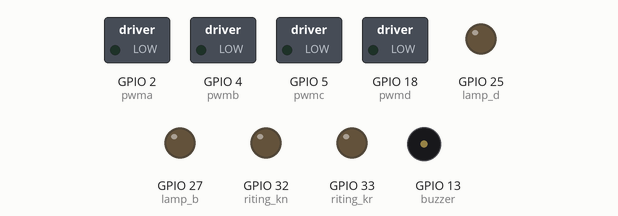
Bench run of a sketch on a simulated ESP8266 (NodeMCU). On the bench: switched loads named in the sketch (green lamp = pin HIGH), output pins drawn as LEDs (lit = HIGH), buzzer (waves = sounding, pin HIGH). WiFi joins after 1.5 s; servers stay silent unless stated; what the sketch prints to the serial monitor is not drawn.

Above: at 0.1 s.
At 1.7 s:
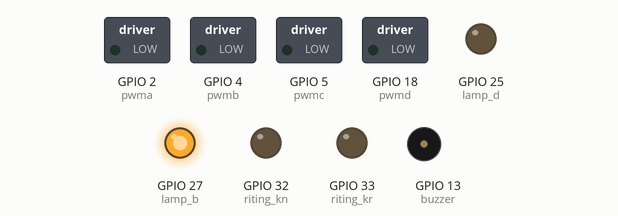
Timing chart, 0 to 3.2 s (numbered marks = the images above):
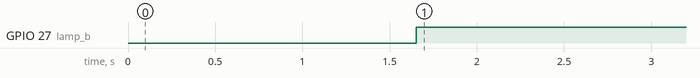

The sketch:

rc_esp32.ino
```cpp
// (licence header left out)
/** This example will show how to authenticate using
 * the legacy token or database secret with the new APIs (using config and auth data).
 */

#if defined(ESP32)
#include <WiFi.h>
#elif defined(ESP8266)
#include <ESP8266WiFi.h>
#endif

#include <Firebase_ESP_Client.h>
#include <addons/TokenHelper.h>
#include <ArduinoJson.h>


// Provide the RTDB payload printing info and other helper functions.
#include <addons/RTDBHelper.h>


/* 1. Define the WiFi credentials */
#define pwma 2  // INT 1 driver motor
#define pwmb 4 // INT 2 driver motor
#define pwmc 5  // INT  3 driver motor
#define pwmd 18 // INT 4 driver motor
#define lamp_d 25 // lampu depan
#define lamp_b 27 // lampu belakang
#define riting_kn 32 // riting kanan
#define riting_kr 33 // riting kiri
#define buzzer 13 // klakson

#define WIFI_SSID "PLAY MEDIA"
#define WIFI_PASSWORD "11223344"

/* 2. If work with RTDB, define the RTDB URL and database secret */
#define DATABASE_URL "testkontrol-bc934-default-rtdb.asia-southeast1.firebasedatabase.app" //<databaseName>.firebaseio.com or <databaseName>.<region>.firebasedatabase.app
#define DATABASE_SECRET "tDr3iFZw0HNaVNIhTtk1bqNxoO7OjiGzb96mjVtE"

/* 3. Define the Firebase Data object */
FirebaseData fbdo;

/* 4, Define the FirebaseAuth data for authentication data */
FirebaseAuth auth;

/* Define the FirebaseConfig data for config data */
FirebaseConfig config;

unsigned long dataMillis = 0;
int count = 0;
bool maju,kiri,kanan,mundur,klakson;
bool ld,lb,rkn,rkr;
int pwm;
void setup()
{

    Serial.begin(115200);
    pinMode(pwma,OUTPUT);
    pinMode(pwmb,OUTPUT);
    pinMode(pwmc,OUTPUT);
    pinMode(pwmd,OUTPUT);
    pinMode(lamp_d,OUTPUT);
    pinMode(lamp_b,OUTPUT);
    pinMode(riting_kn,OUTPUT);
    pinMode(riting_kr,OUTPUT);
    pinMode(buzzer,OUTPUT);
    WiFi.begin(WIFI_SSID, WIFI_PASSWORD);
    Serial.print("Connecting to Wi-Fi");
    while (WiFi.status() != WL_CONNECTED)
    {
        Serial.print(".");
        delay(300);
    }
    Serial.println();
    Serial.print("Connected with IP: ");
    Serial.println(WiFi.localIP());
    Serial.println();

    Serial.printf("Firebase Client v%s\n\n", FIREBASE_CLIENT_VERSION);

    /* Assign the certificate file (optional) */
    // config.cert.file = "/cert.cer";
    // config.cert.file_storage = StorageType::FLASH;

    /* Assign the database URL and database secret(required) */
    config.database_url = DATABASE_URL;
    config.signer.tokens.legacy_token = DATABASE_SECRET;

    Firebase.reconnectWiFi(true);

    /* Initialize the library with the Firebase authen and config */
    Firebase.begin(&config, &auth);
    FirebaseJson json;       // or constructor with contents e.g. FirebaseJson json("{\"a\":true}");
    FirebaseJsonArray arr;   // or constructor with contents e.g. FirebaseJsonArray arr("[1,2,true,\"test\"]");
    FirebaseJsonData result;

    // Or use legacy authenticate method
    // Firebase.begin(DATABASE_URL, DATABASE_SECRET);
}

void loop()
{

        //Serial.printf("Set int... %s\n", Firebase.RTDB.setInt(&fbdo, "/test/int", count++) ? "ok" : fbdo.errorReason().c_str());
        //Firebase.RTDB.setBool(&fbdo, F("/test/iobool"),  true );
        //Firebase.RTDB.setInt(&fbdo, F("/test/int"), 12);
        //Maju
        pembacaan();
        gerak();


}
void pembacaan(){
//    Firebase.RTDB.getBool(&fbdo, FPSTR("/test/maju"));
//    maju = fbdo.to<bool>();
//    Firebase.RTDB.getBool(&fbdo, FPSTR("/test/mundur"));
//    mundur = fbdo.to<bool>();
//    Firebase.RTDB.getBool(&fbdo, FPSTR("/test/kanan"));
//    kanan = fbdo.to<bool>();
//    Firebase.RTDB.getBool(&fbdo, FPSTR("/test/kiri"));
//    mundur = fbdo.to<bool>();
//    Firebase.RTDB.getBool(&fbdo, FPSTR("/test/klakson"));
//    klakson = fbdo.to<bool>();
//    Firebase.RTDB.getBool(&fbdo, FPSTR("/test/lampu_belakang"));
//    lb = fbdo.to<bool>();
//    Firebase.RTDB.getBool(&fbdo, FPSTR("/test/lampu_depan"));
//    ld = fbdo.to<bool>();
//    Firebase.RTDB.getBool(&fbdo, FPSTR("/test/riting_kanan"));
//    rkn = fbdo.to<bool>();
//    Firebase.RTDB.getBool(&fbdo, FPSTR("/test/riting_kiri"));
//    rkr = fbdo.to<bool>();

    Firebase.RTDB.getJSON(&fbdo, "test");
    String cek = fbdo.to<String>();
    //Serial.println(cek);
    StaticJsonDocument<1000> doc;
    deserializeJson(doc, cek);
    JsonObject obj = doc.as<JsonObject>();
    maju = obj["maju"];
    pwm = obj["kecepatan"];
    mundur = obj["mundur"];
    kanan = obj["kanan"];
    kiri = obj["kiri"];
    klakson = obj["klakson"];
    lb = obj["lampu_belakang"];
    ld = obj["lampu_depan"];
    rkn = obj["ritingkanan"];
    rkr = obj["ritingkiri"];
    klakson = obj["klakson"];

//
//    Serial.print("kiri : ");
//    Serial.println(rkr);
//    Serial.print("kanan : ");
//    Serial.println(rkn);
    Serial.print("PWM : ");
    Serial.println(pwm);


  }
void gerak(){

      if(maju == true){
          forward();
          digitalWrite(lamp_b, LOW);
        } else if(mundur == true){
            backward();
            digitalWrite(lamp_b, HIGH);
          } else if(maju == true && mundur == true){
              mandek1();
              digitalWrite(lamp_b, HIGH);
            } else {
              mandek1();
              digitalWrite(lamp_b, HIGH);
              }

      if(kanan == true){
          right();

        } else if(kiri == true){
            left();
          } else if(kanan == true && kiri == true) {
              mandek2();
          } else {
              mandek2();
            }

      if(ld == true){
         digitalWrite(lamp_d, HIGH);
      }
      else {
        digitalWrite(lamp_d, LOW);
        }


      if(rkn == true){
        digitalWrite(riting_kn, HIGH);
        delay(100);
        digitalWrite(riting_kn, LOW);
        delay(100);
      }
      else if(rkr == true){
         digitalWrite(riting_kr, HIGH);
         delay(100);
         digitalWrite(riting_kr, LOW);
         delay(100);
      }
      else{
        digitalWrite(riting_kr, LOW);
        digitalWrite(riting_kn, LOW);

        }

      if(klakson == true){
        buz();
        }   else {
          digitalWrite(buzzer,LOW);
          }
}

void mandek1(){
          analogWrite(pwma, 0);
          analogWrite(pwmb, 0);
//          analogWrite(pwmc, 130);
//          analogWrite(pwmd, 0);


  }
void mandek2(){
          analogWrite(pwmc, 0);
          analogWrite(pwmd, 0);
//          analogWrite(pwmc, 130);
//          analogWrite(pwmd, 0);


  }
void forward(){
          analogWrite(pwmb, pwm);
          analogWrite(pwma, 0);
          Serial.println("maju");
//          analogWrite(pwmc, 130);
//          analogWrite(pwmd, 0);


  }
void backward(){
          analogWrite(pwmb, 0);
          analogWrite(pwma, pwm);
          Serial.println("mundur");
          digitalWrite(lamp_b, HIGH);
//          analogWrite(pwmc, 130);
//          analogWrite(pwmd, 0);


  }
void right(){
//          analogWrite(pwma, pwm);
//          analogWrite(pwmb, 0);
          analogWrite(pwmd, 200);
          analogWrite(pwmc, 0);
          Serial.println("kanan");


  }
void left(){
//          analogWrite(pwma, pwm);
//          analogWrite(pwmb, 0);
          analogWrite(pwmd, 0);
          analogWrite(pwmc, 200);
          Serial.println("kiri");
}


//  }

void buz(){

  digitalWrite(buzzer,HIGH);

  }
void lampu_mati(){

  digitalWrite(riting_kr, LOW);
  digitalWrite(riting_kn, LOW);
  digitalWrite(lamp_b, LOW);
  digitalWrite(lamp_d, LOW);

  }
```

Measured:
- by itself, GPIO 27 (lamp_b): LOW → HIGH at 1.7 s
